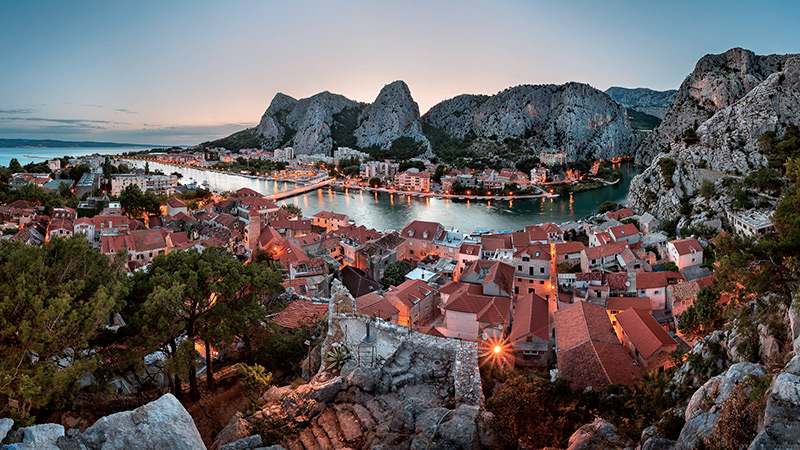
#> input picture lab1/1.jpg, 800 x 450 px
$ python help.py
#> lines starting #> are read from the running program, lines starting #| are printed output that depends on the picture
from PIL import Image, ImageDraw #Подключим необходимые библиотеки

image = Image.open("1.jpg") #Открываем изображение
#> image is the input picture: PIL image 800x450 RGB; mean R, G, B 101.5, 95, 95.2
draw = ImageDraw.Draw(image) #Создаем инструмент для рисования
width  = image.size[0] #Определяем ширину
#> width = 800
height = image.size[1] #Определяем высоту
#> height = 450
pix = image.load() #Выгружаем значения пикселей

for x in range(width):
        for y in range(height):
                a = pix[x, y][0]
                b = pix[x, y][1]
                c = pix[x, y][2]
                draw.point((x, y), (128, 0, 200))

image.show()
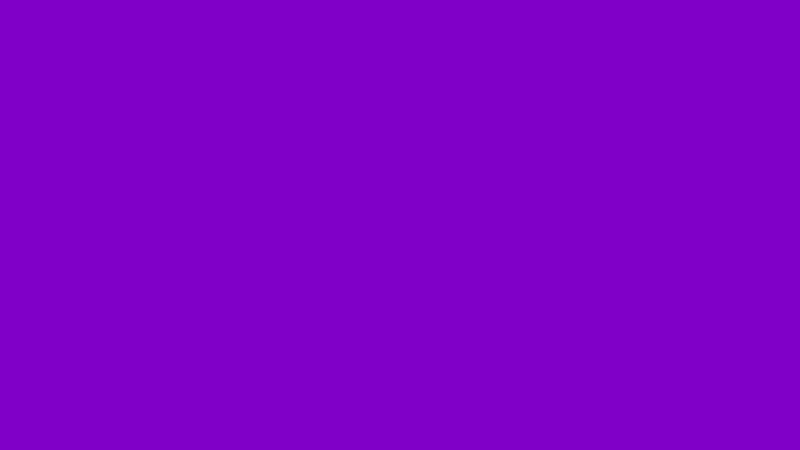
#> shown: PIL image 800x450 RGB; mean R, G, B 128, 0, 200
del draw
